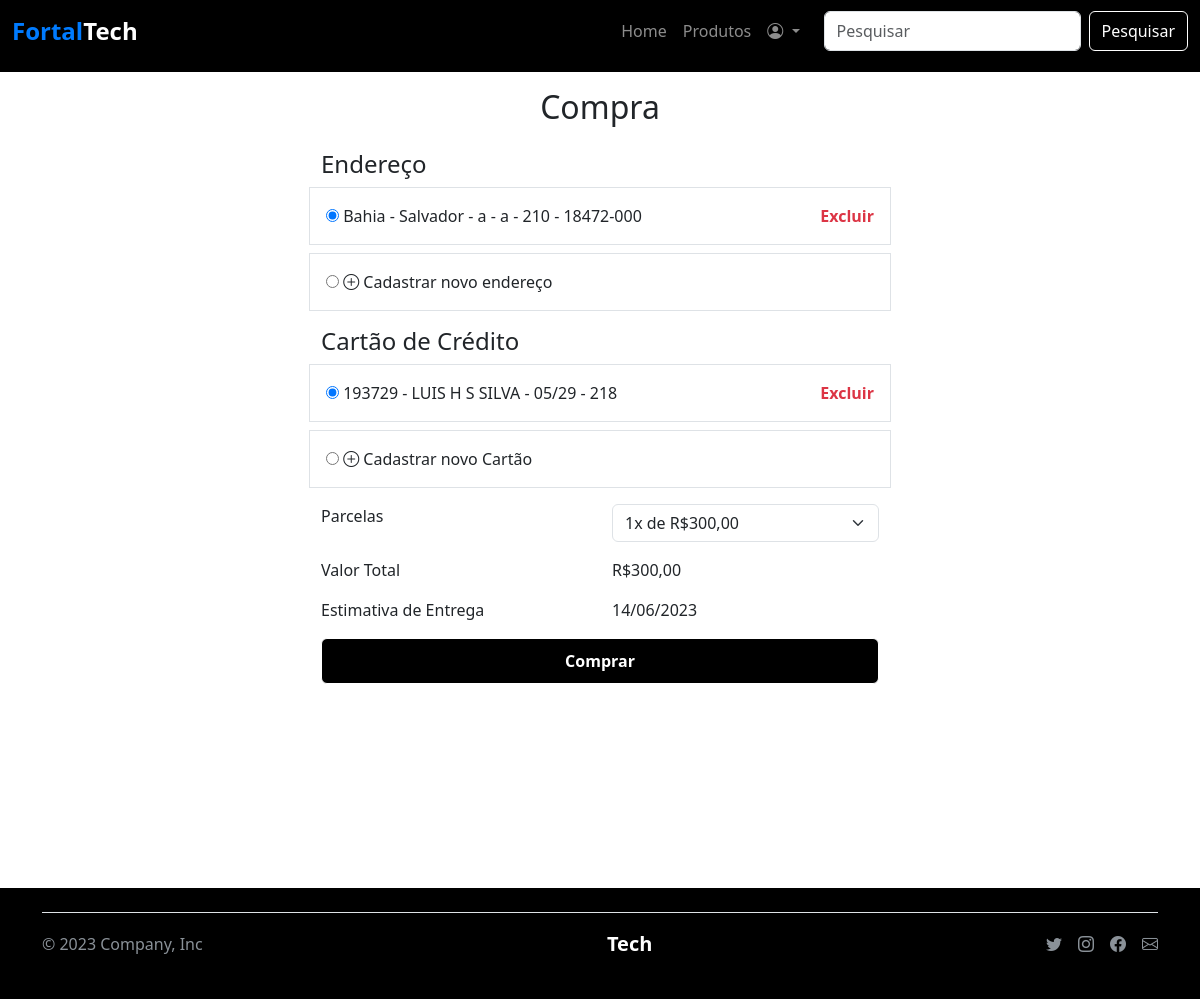
Page /compra.php?produto=7 (signed in) on the committed database.
### tables this page shows
CREATE TABLE `endereco` (
  `id_endereco` int(11) NOT NULL AUTO_INCREMENT,
  `id_cliente` bigint(20) unsigned NOT NULL,
  `estado` varchar(200) NOT NULL,
  `cidade` varchar(200) NOT NULL,
  `rua` varchar(200) NOT NULL,
  `bairro` varchar(200) NOT NULL,
  `num_casa` int(11) NOT NULL,
  `cep` varchar(9) NOT NULL,
  PRIMARY KEY (`id_endereco`),
  KEY `id_cliente` (`id_cliente`),
  CONSTRAINT `endereco_ibfk_1` FOREIGN KEY (`id_cliente`) REFERENCES `clientes` (`id_cliente`)
);

CREATE TABLE `cartao` (
  `id_cartao` int(11) NOT NULL AUTO_INCREMENT,
  `id_cliente` bigint(20) unsigned NOT NULL,
  `num_cartao` varchar(100) NOT NULL,
  `nome_titular` varchar(200) NOT NULL,
  `validade` varchar(5) NOT NULL,
  `cvv` text NOT NULL,
  PRIMARY KEY (`id_cartao`),
  KEY `id_cliente` (`id_cliente`),
  CONSTRAINT `cartao_ibfk_1` FOREIGN KEY (`id_cliente`) REFERENCES `clientes` (`id_cliente`)
);

CREATE TABLE `produtos` (
  `id_produto` bigint(20) unsigned NOT NULL AUTO_INCREMENT,
  `nome` varchar(255) NOT NULL,
  `estoque` int(11) NOT NULL,
  `valor` decimal(10,2) NOT NULL,
  `detalhes_tec` text NOT NULL,
  `img_url` varchar(255) NOT NULL,
  `marca` varchar(255) NOT NULL,
  PRIMARY KEY (`id_produto`)
);

### compra.php (the view, shortened to what this page needs)
<?php
include_once "conexao.php";
?>
<!DOCTYPE html>
<html lang="pt-br">
<head>
    <link href="https://cdn.jsdelivr.net/npm/bootstrap@5.3.0-alpha3/dist/css/bootstrap.min.css" rel="stylesheet">
    <link rel="stylesheet" href="https://cdn.jsdelivr.net/npm/bootstrap-icons@1.10.3/font/bootstrap-icons.css">
    <link rel="stylesheet" href="css/style.css">
</head>
<body>
    <div class="tela">
        <header>
            <?php require_once "template/nav.php";  ?>
        </header>
        <main>
            <div class="container d-flex flex-column align-items-center justify-content-center">
                <form class="w-50" method="post">
                    <div class=" mb-4">
                        <h1 class="h2 mt-3 text-center">Compra</h1>
                    </div>
                    <div class="row mb-3">
                        <h4>Endereço</h4>
                        <?php
                        $idCliente = $_SESSION['id'];
                        $result = $mysqli->query("SELECT * FROM endereco WHERE id_cliente = $idCliente");
                        $endereco = array();
                        while ($row = $result->fetch_assoc()) {
                            $endereco[] = $row;
                        }
                        $primeiro = true;
                        ?>
                        <?php if (count($endereco) > 0) {
                            foreach ($endereco as $e) : ?>
                                <div class="border mb-2 p-3">
                                    <div class="d-flex justify-content-between align-items-center">
                                        <div><input type="radio" <?php if ($primeiro) {
                                                                        echo "checked";
                                                                        $primeiro = false;
                                                                    } ?> name="endereco" id="endereco:<?php echo $e['id_endereco'] ?>" value="<?php echo $e['id_endereco']; ?>">
                                            <?php echo "<label for='endereco:" . $e['id_endereco'] . "'>" . $e['estado'] . " - " . $e['cidade'] . " - " . $e['rua'] . " - " . $e['bairro'] . " - " . $e['num_casa'] . " - " . $e['cep'] . "</label>"; ?></div>
                                        <button type="submit" name="excluir_endereco" id='btn-apagar' class='text-danger' class="mr-0" value="<?php echo $e['id_endereco']; ?>" class="ml-auto">Excluir</button>
                                    </div>
                                </div>
                        <?php endforeach;
                        } ?>
                        <div class="border p-3">
                            <input type="radio" id="novo-endereco" name="endereco" value="novo">
                            <label for="novo-endereco"><i class="bi bi-plus-circle mr-1"></i> Cadastrar novo endereço</label>
                        </div>
                    </div>
                    <div class="row">
                        <h4>Cartão de Crédito</h4>
                        <?php
                        $idCliente = $_SESSION['id'];
                        $result = $mysqli->query("SELECT * FROM cartao WHERE id_cliente = $idCliente");
                        $cartao = array();
                        while ($row = $result->fetch_assoc()) {
                            $cartao[] = $row;
                        }
                        $primeiroCartao = true;
                        ?>
                        <?php if (count($cartao) > 0) {
                            foreach ($cartao as $c) : ?>
                                <div class="border mb-2 p-3 d-flex justify-content-between align-items-center">
                                        <div>
                                            <input type="radio" <?php if ($primeiroCartao) {
                                                                    echo "checked";
                                                                    $primeiroCartao = false;
                                                                } ?> name="cartao" id="cartao:<?php echo $c['id_cartao'] ?>" value="<?php echo $c['id_cartao']; ?>">
                                            <?php echo "<label for='cartao:" . $c['id_cartao'] . "'>" . $c['num_cartao'] . " - " . $c['nome_titular'] . " - " . $c['validade'] . " - " . $c['cvv'] . "</label>"; ?>
                                        </div>
                                        <button type="submit" name="excluir_cartao" id='btn-apagar' class='text-danger' class="mr-0" value="<?php echo $c['id_cartao']; ?>" class="ml-auto">Excluir</button>
                                </div>
                        <?php endforeach;
                        } ?>
                        <div class="border p-3">
                            <input type="radio" id="novo-cartao" name="cartao" value="novo">
                            <label for="novo-cartao"><i class="bi bi-plus-circle"></i> Cadastrar novo Cartão</label>
                        </div>
                    </div>
                    <div class="row mb-3 mt-3">
                        <div class="col">
                            <label for="parcela">Parcelas</label>
                        </div>
                        <?php
                        $result = $mysqli->query("SELECT * FROM produtos WHERE id_produto = '" . $_GET['produto'] . "'");
                        $produto = $result->fetch_assoc();
                        ?>
                        <div class="col">
                            <select name="parcela" id="parcela" class="form-select">
                                <?php for ($i = 1; $i <= 10; $i++) : ?>
                                    <option value="<?php echo $i; ?>"><?php echo $i; ?>x de R$<?php echo number_format($produto['valor'] / $i, 2, ',', '.'); ?></option>
                                <?php endfor; ?>
                            </select>
                        </div>
                    </div>
                    <div class="row mb-3">
                        <div class="col">Valor Total</div>
                        <div class="col">R$<?php echo number_format($produto['valor'], 2, ',', '.'); ?></div>
                    </div>
                    <div class="row mb-3">
                        <div class="col">Estimativa de Entrega</div>
                        <div class="col"><?php echo date("d/m/Y", strtotime(date('Y-m-d', strtotime('+7 days')))); ?></div>
                    </div>
                    <div class="form-group row mb-3">
                        <div class="d-flex justify-content-center">
                            <button type="submit" class="btn btn-primary w-100 h-100" id="btn-comprar" style="font-weight: bold;">Comprar</button>
                        </div>
                    </div>
                </form>
            </div>
        </main>
    </div>
    <div class="container">
        <?php require_once "template/footer.php";  ?>
    </div>
</body>
</html>

### css/style.css (style rules this page uses)
* { margin: 0; padding: 0; box-sizing: border-box; }
body { background-color: #000000; }
header { width: 100%; background-color: #000000; grid-area: h; }
main { background-color: white; width: 100%; grid-area: m; min-height: 80vh; }
.tela { background-color: rgb(255, 255, 255); display: grid; grid-template-columns: 3fr 1fr; grid-template-rows: 9vh auto 22vh; grid-template-areas: "h h" "m m" "f f"; }
#btn-comprar { color: white; background-color: #000000; border-color: white; padding: 10px 20px; font-weight: bolder; }
#btn-apagar { text-decoration: none; background:none; border: none; font-weight: bold; }

### rows in the picture
endereco: estado "Bahia", cidade "Salvador", rua "a", bairro "a", num_casa "210", cep "18472-000", $e['id_endereco'] 1 (drawn)
cartao: num_cartao "193729", nome_titular "LUIS H S SILVA", validade "05/29", cvv "218", $c['id_cartao'] 1 (drawn)
produtos: valor "300,00"

### other values in the picture
form field parcela "1x de R$300,00"
